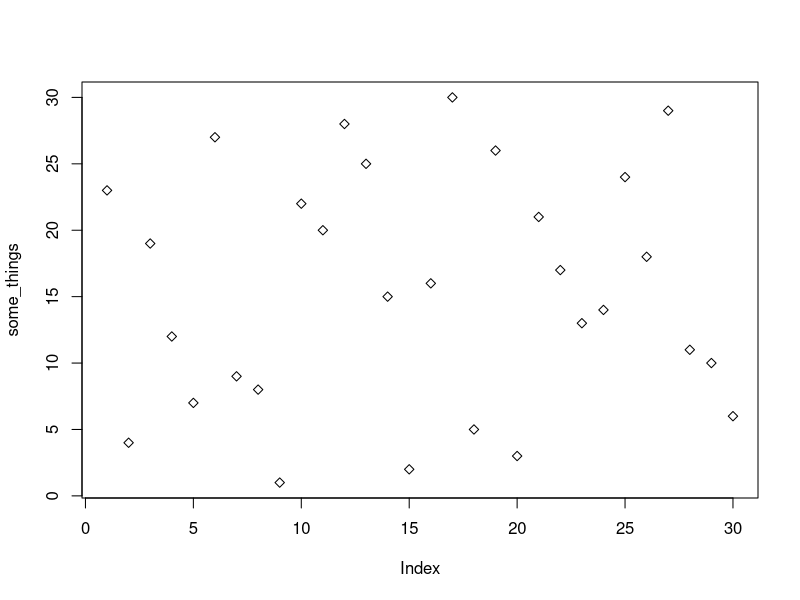

This figure's R source:
# This is some dummy code so we can see how Version control works!
some_things = sample(1:30)
some_things

some_things + 2.5
5+4

plot(some_things, pch=23)
